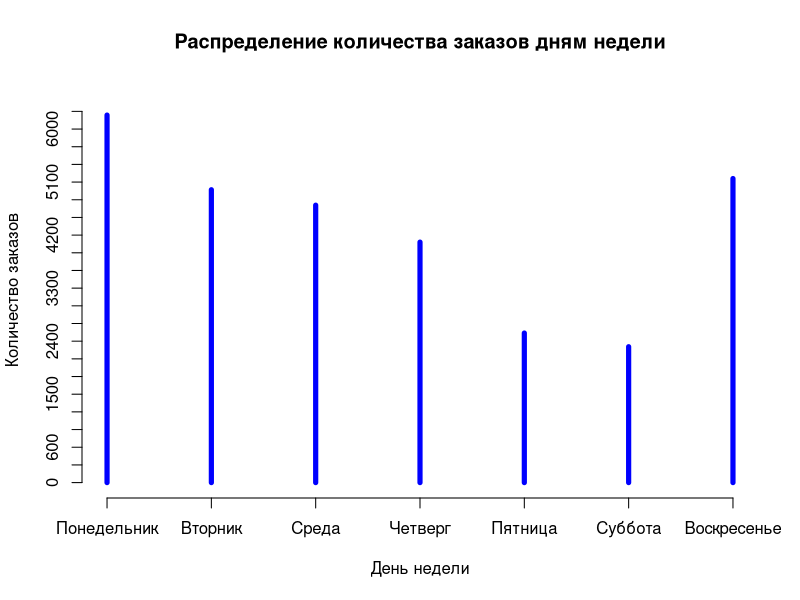

The R script that drew this image:
data <- read.table(file = 'data/ulabox_orders_with_categories_partials_2017.csv', header = TRUE, sep = ",")

agg = aggregate(data$order, by = list(data$weekday), FUN = length)

max_value_y = max(agg$x) + 300

lbls <- c("Понедельник", "Вторник", "Среда", "Четверг", "Пятница", "Суббота", "Воскресенье")

plot(
    agg$Group.1, 
    agg$x, 
    main="Распределение количества заказов дням недели", 
    col = c("blue"), 
    type="h", 
    lwd=5,
    xlab = "День недели",
    ylab = "Количество заказов",
    ylim = c(0, max_value_y),
    axes = FALSE
)

axis(1, agg$Group.1, lbls)

axis(2, at = seq(0, max_value_y, 300))


